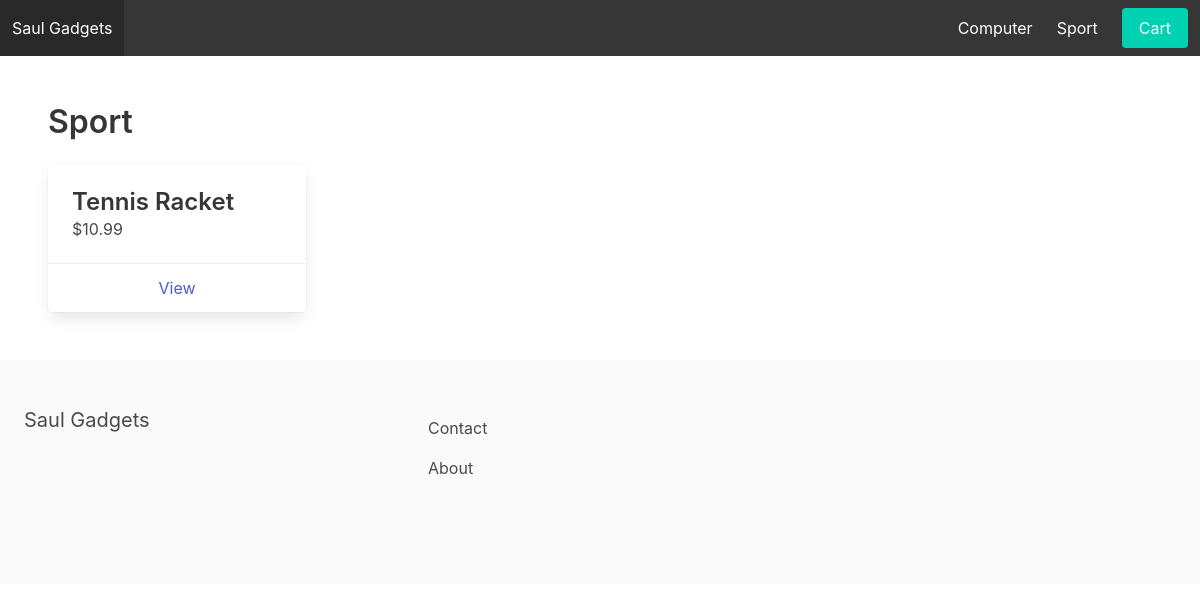
The app's page /sport/, older data.
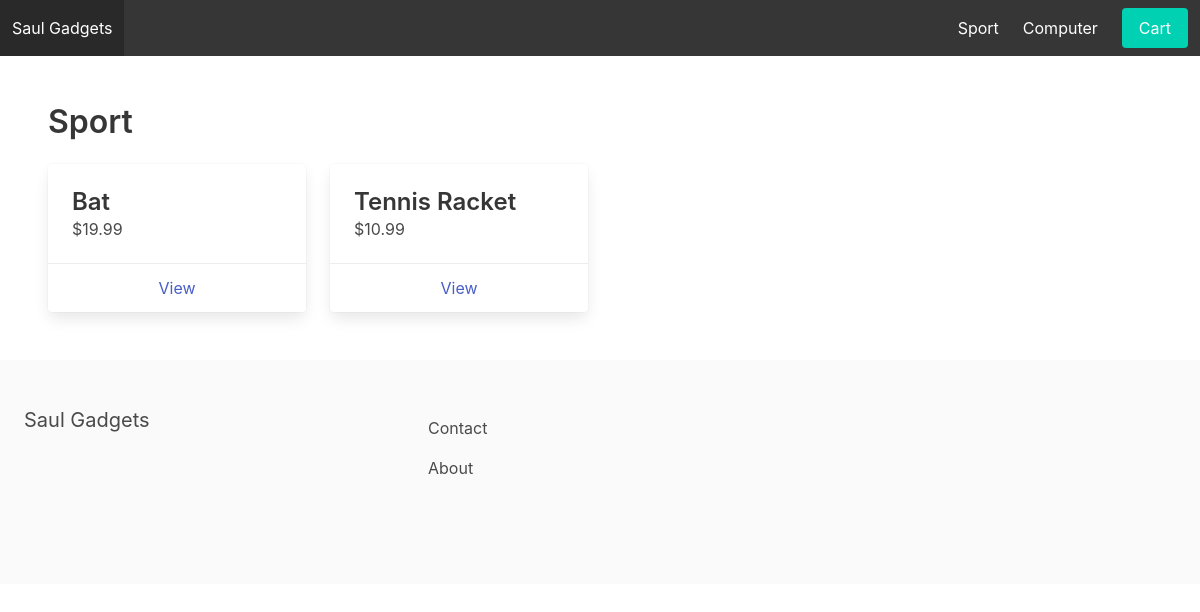
The same page, newer data.
### apps/store/models.py (models this page shows, shortened)
class Category(models.Model):
    title = models.CharField(max_length=255)
    slug = models.SlugField(max_length=255)
    ordering = models.IntegerField(default=0)
    class Meta:
        verbose_name_plural = 'Categories'
        ordering = ('ordering', )

class Product(models.Model):
    category = models.ForeignKey(Category, related_name="products", on_delete=models.CASCADE)
    title = models.CharField(max_length=255)
    slug = models.SlugField(max_length=255)
    description = models.TextField(blank=True, null=True)
    price = models.FloatField()
    date_added = models.DateTimeField(auto_now_add=True)
    is_featured = models.BooleanField(default=False)
    class Meta:
        ordering = ('-date_added',)

### apps/store/views.py (the view)
# urls.py: path('<slug:slug>/', category_detail, name='category_detail'),
def category_detail(request,  slug):
    category = get_object_or_404(Category, slug=slug)
    products = category.products.all()
    context = {
        'category': category,
        'products': products
    }
    return render(request, 'category_detail.html', context)

### apps/store/context_processors.py (called while the page is built)
def menu_categories(request):
    categories = Category.objects.all()
    return {'menu_categories': categories}

### apps/store/templates/category_detail.html (shortened to what this page needs)
{% extends 'base.html' %}
{% block content %}
    <h1 class="title">{{ category.title }}</h1>
    <div class="columns is-multiline">
        {% for product in products %}
            <div class="column is-3">
                <div class="card">
                    <div class="card-content">
                        <div class="media">
                            <div class="media-content">
                                <p class="title is-4">{{ product.title }}</p>
                                <p class="subtitle is-6">${{ product.price }}</p>
                            </div>
                        </div>
                    </div>
                    <footer class="card-footer">
                        <a href="{% url 'product_detail' category.slug product.slug %}" class="card-footer-item">View</a>
                    </footer>
                </div>
            </div>
        {% endfor %}
    </div>
{% endblock %}

### apps/core/templates/base.html (shortened to what this page needs)
<!DOCTYPE html>
<html>
	<head>
		<link rel="stylesheet" href="https://cdn.jsdelivr.net/npm/bulma@0.9.0/css/bulma.min.css">
	</head>
	<body>
		<nav class="navbar is-dark">
			<div class="navbar-brand">
				<a class="navbar-item" href="{% url 'frontpage' %}">Saul Gadgets</a>
			</div>
			<div id="main-navbar" class="navbar-menu">
				<div class="navbar-end">
					{% for category in menu_categories %}
						<a href="{% url 'category_detail' category.slug %}" class="navbar-item">{{ category.title }}</a>
					{% endfor %}
					<div class="navbar-item">
						<a href="{% url 'cart' %}" class="button is-primary">Cart</a>
					</div>
				</div>
			</div>
		</nav>
		<section class="section">
			{% block content %}
            {% endblock %}
		</section>
		<footer class="footer">
			<div class="columns">
				<div class="column is-4">
					<h2 class="subtitle">Saul Gadgets</h2>
				</div>
				<div class="column is-8">
					<a href="{% url 'contact' %}" class="navbar-item">Contact</a>
					<a href="{% url 'about' %}" class="navbar-item">About</a>
				</div>
			</div>
		</footer>
	</body>
</html>

Row changes from the older to the newer data that the page shows:
changed Category "Sport": moves up the list
added Product: title "Bat", price "19.99"
